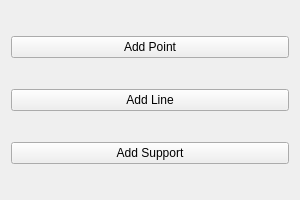
<?xml version="1.0" encoding="UTF-8"?>
<ui version="4.0">
 <class>staticSchemeLayoutWidget</class>
 <widget class="QWidget" name="staticSchemeLayoutWidget">
  <property name="geometry">
   <rect>
    <x>0</x>
    <y>0</y>
    <width>300</width>
    <height>200</height>
   </rect>
  </property>
  <property name="windowTitle">
   <string>Static Scheme Layout</string>
  </property>
  <layout class="QVBoxLayout" name="staticSchemeVBoxLayout">
   <item>
    <widget class="QPushButton" name="layoutAddPointButton">
     <property name="text">
      <string>Add Point</string>
     </property>
    </widget>
   </item>
   <item>
    <widget class="QPushButton" name="layoutAddLineButton">
     <property name="text">
      <string>Add Line</string>
     </property>
    </widget>
   </item>
   <item>
    <widget class="QPushButton" name="layoutAddSupportButton">
     <property name="text">
      <string>Add Support</string>
     </property>
    </widget>
   </item>
  </layout>
 </widget>
 <resources/>
 <connections/>
</ui>
